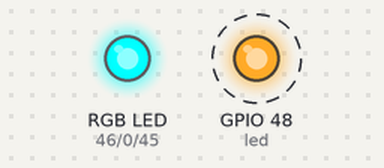
The program below on a simulated ESP32 board running MicroPython. Shown: an RGB LED mixed from three pins (HIGH = lit), output pins drawn as LEDs (lit = HIGH). Dashed ring = blinking.

Above: at 0.5 s.
Timing chart, 0 to 3.5 s (numbered marks = the images above):
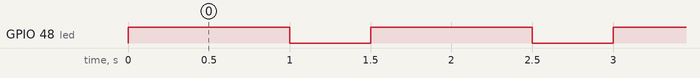

The program:

main.py
```python
try:
    import utime as time
except:
    import time
try:
    import usys as sys
except:
    import sys

import gc

import util
import captive_portal


def submit(params):
    text = params.get(b"text", None)

    if text:
        print(text)

    headers = (
        b"HTTP/1.1 307 Temporary Redirect\r\n"
        b"Location: http://129.168.4.1/index.html\r\n"
    )

    return b"", headers


def main():
    util.led_rgb.red()
    cp = captive_portal.CaptivePortal()
    cp.setup(callback=submit)
    util.led_rgb.green()

    try:
        while True:
            util.led_yellow.on()
            gc.collect()
            time.sleep(0.1)
            cp.loop()
            util.led_yellow.off()
            time.sleep(0.01)

    except (Exception, KeyboardInterrupt) as e:
        sys.print_exception(e)
        print("Shutting down servers", e)

    util.led_rgb.red()
    cp.cleanup()


main()
# if __name__ == "__main__":
#     main()
```

util.py
```python
from machine import Pin


class LED_YELLOW:
    def __init__(self) -> None:
        self.led = Pin(48, Pin.OUT)

    def on(self):
        self.led.value(1)

    def off(self):
        self.led.value(0)


class LED_RGB:
    def __init__(self) -> None:
        self.r = Pin(46, Pin.OUT)
        self.g = Pin(0, Pin.OUT)
        self.b = Pin(45, Pin.OUT)

    def on(self):
        self.r.value(0)
        self.g.value(0)
        self.b.value(0)

    def off(self):
        self.r.value(1)
        self.g.value(1)
        self.b.value(1)

    def red(self):
        self.off()
        self.r.value(0)

    def green(self):
        self.off()
        self.g.value(0)

    def blue(self):
        self.off()
        self.b.value(0)


led_yellow = LED_YELLOW()
led_rgb = LED_RGB()
```

boot.py
```python
# This file is executed when the ESP32 starts.
try:
    import utime as time
except:
    import time


if __name__ == "__main__":
    import util

    util.led_rgb.red()

    while True:
        util.led_yellow.on()
        time.sleep(1)
        util.led_yellow.off()
        time.sleep(0.5)
```

Measured:
- by itself, GPIO 48 (led): alternates HIGH for 1.0 s and LOW for 0.50 s
